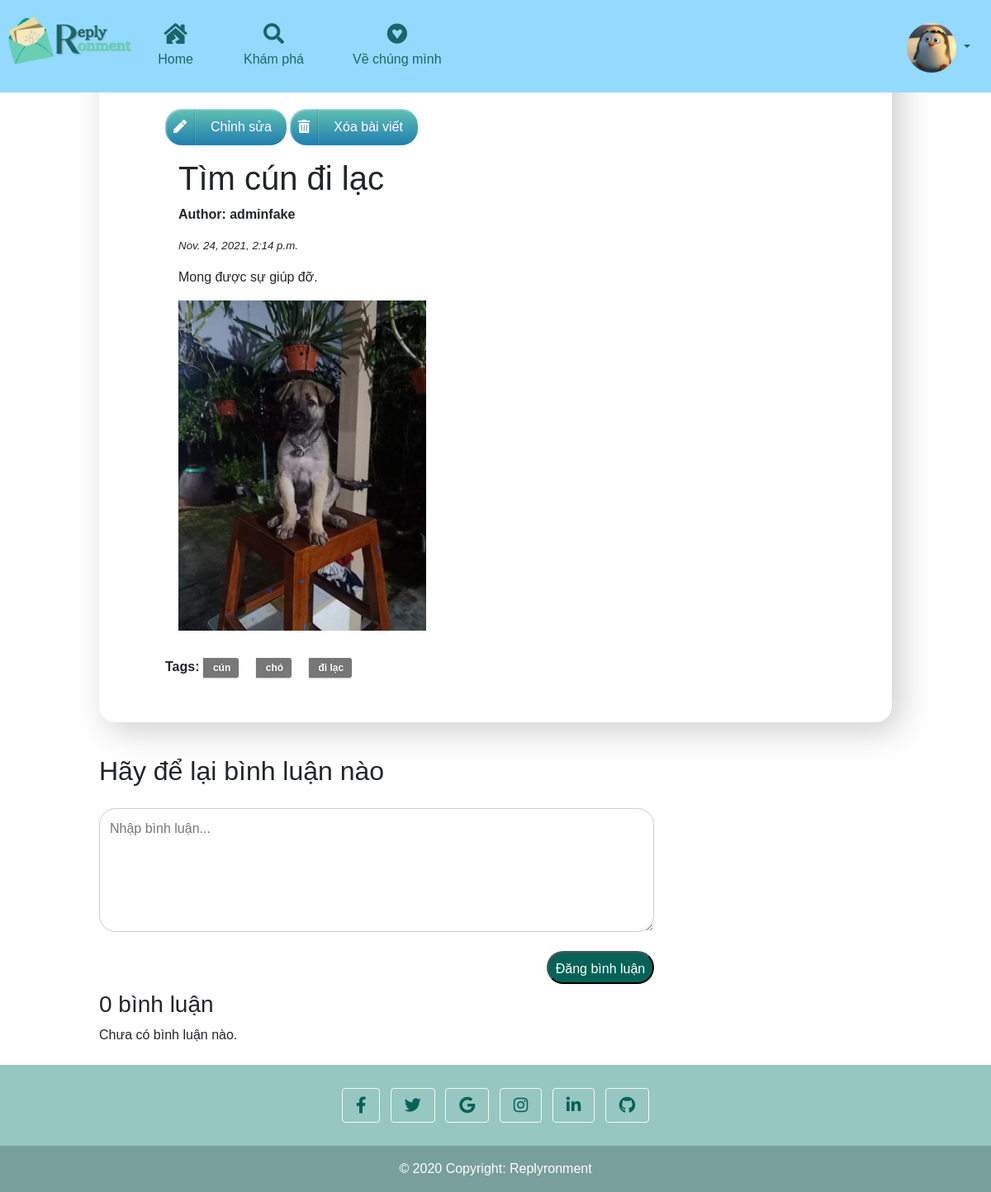
Screenshot of /Forum/adminfake-tim-cun-i-lac/ (signed in) with the database file from the repository.
### replyronment/models.py (models this page shows, shortened)
class Profile(models.Model):
    user = models.OneToOneField(User, on_delete=models.CASCADE)
    avatar = models.ImageField(default='earth.png', upload_to='profile_images')
    bio = models.TextField()
    score = models.IntegerField(default=0,validators=[MinValueValidator(0)])
    answered_ques = models.ManyToManyField('QuesModel', blank=True, related_name='Answered_Questions')
    Correct_ques = models.ManyToManyField('QuesModel', blank=True, related_name='Correct_Questions')
    Incorrect_ques = models.ManyToManyField('QuesModel', blank=True, related_name='Incorrect_Question')

class ForumPost(models.Model):
    slug = models.SlugField(max_length=200, unique=True,default='',null=True)
    title = models.CharField(max_length=100)
    author=models.ForeignKey(User,on_delete=models.CASCADE,related_name='anonymous')
    body = RichTextUploadingField()
    date = models.DateTimeField(auto_now_add=True)
    tag = TaggableManager()
    class Meta:
        ordering = ['-date']

### replyronment/views.py (the view)
# urls.py: path('Forum/<slug:slug>/', views.forum_postdetail, name='forumpostdetail'),
@login_required(login_url='/login')
def forum_postdetail(request,slug):
    post_forum = ForumPost.objects.get(slug=slug)
    comments = post_forum.forum_comments.filter(active=True)
    cmt_form = CommentForumForm(request.POST)
    new_cmt=None
    if cmt_form.is_valid():
        new_cmt=cmt_form.save(commit=False)
        new_cmt.forum_post = post_forum
        new_cmt.owner = request.user
        new_cmt.save()
    else:
        cmt_form = CommentForumForm()
    return render(request, 'html/forum_postdetail.html',{'post':post_forum,'comments':comments,'comment_form':cmt_form})

### replyronment/forms.py
class CommentForumForm(forms.ModelForm):
    body = forms.CharField(widget=forms.Textarea(attrs={'class': 'form-cmt', 'rows': 5,'Placeholder':'Nhập bình luận...'}))
    class Meta:
        model = CommentForum
        fields = ['body']

### replyronment/templates/html/forum_postdetail.html (shortened to what this page needs)
{% include "html/navbar.html" %} {% load static %} {% block content %}
<link rel="stylesheet" href="{%  static  'css/postdetail.css'  %}">
<div class="wrapper">
    <div class="container-bg">
        <div class="container-post">
            <div class="row">
                <div>
                    {% if post.author.username == request.user.username or request.user.is_staff %}
                    <a href="edit" class="css-button" style="margin-top:20px">
                        <span class="css-button-icon"><i class="fas fa-pen"></i></span>
                        <span class="css-button-text">Chỉnh sửa</span>
                    </a>
                    {% endif %}
                    <a href="{% url 'deletepost' post.slug %}" class="css-button">
                        <span class="css-button-icon"><i class="fas fa-trash-alt"></i></span>
                        <span class="css-button-text">Xóa bài viết</span>
                    </a>
                    <div class="card-body">
                        <h1>{% block title %} {{ post.title }} {% endblock title %}</h1>
                        <p class="author">Author: {{ post.author.username }}</p>
                        <p class="date">{{ post.date }}</p>
                        <p class="card-text ">{{ post.body | safe }}</p>
                    </div>
                </div>
            </div>
            <p>
                <strong>Tags:</strong> {% for tag in post.tag.all %}
                <a href="" class="tags">
                {{tag.name}}
            </a>
                {% endfor %}
            </p>
        </div>
        <h2 style="margin: 40px auto 20px auto;">Hãy để lại bình luận nào</h2>
        <form method="POST">
            <div class="content-cmt">
                {{ comment_form.body }}
            </div>
            <div class="right-btn-cmt">
                <input type="submit" class="btn-cmt" value="Đăng bình luận">
            </div>
        </form>
        {% with comments.count as total_comments %}
        <h3 class="mt-5">
            {{ total_comments }} bình luận
        </h3>
        {% endwith %} {% if not post.forum_comments.all %} Chưa có bình luận nào. {% else %} {% for comment in post.get_comments %} {% include 'html/forum_comment.html' with comment=comment %} {% endfor %} {% endif %}
    </div>
</div>
{% include "html/footer.html" %} {% endblock content %}

### replyronment/templates/html/navbar.html (shortened to what this page needs)
{% load static %}
<!DOCTYPE html>
<html lang="en">
<head>
    <link rel="stylesheet" href="https://use.fontawesome.com/releases/v5.10.2/css/all.css">
    <link rel="stylesheet" href="https://cdn.jsdelivr.net/npm/bootstrap@5.0.2/dist/css/bootstrap.min.css " rel="stylesheet ">
    <link rel="stylesheet" href="{%  static  'css/navbar.css'  %}">
</head>
<header>
    <div class="brand-logo">
        <a href="/"><img src="../../static/Images/logo.png" alt="Brand Logo"></a>
    </div>
    <nav>
        <ul class="navigation">
            <li class="left"><a href="/"><i class="fas fa-house-damage"></i> Home</a></li>
            <li class="left"><a href="/LandingPage"><i class="fas fa-search"></i> Khám phá</a></li>
            <li class="left"><a href="/Aboutus"><i class="fab fa-gratipay"></i> Về chúng mình</a></li>
            {% if user.is_authenticated %}
            <li class="dropdown">
                <a class="nav-link dropdown-toggle" href="#" id="navbarDropdownMenuLink" role="button" data-bs-toggle="dropdown" aria-expanded="false">
                    <img src="{{ user.profile.avatar.url }}" width="60" height="60" class="rounded-circle">
                </a>
            </li>
            {% else %}
            <li class="right"><a href="/register"><i class="fas fa-user-plus"></i> Đăng ký</a></li>
            <li class="right"><a href="/login"><i class="fas fa-sign-in-alt"></i> Đăng nhập</a></li>
            {% endif %}
        </ul>
    </nav>
</header>

### replyronment/static/css/navbar.css (style rules this page uses)
* { margin: 0; padding: 0; box-sizing: border-box; font-family: arial; }
a { text-decoration: none; }
header { height: 100%; width: 100%; float: left; background: #94DAFF; padding: 0 10px; z-index: 100; }
.brand-logo { max-width: 150px; float: left; padding: 20px 0px; }
.brand-logo img { max-width: 100%; }
.navigation { z-index: 100; margin: 0px; }
.navigation .left { list-style: none; float: left; }
.navigation li a { color: #1A6669; padding: 28px 15px; text-align: center; display: block; text-decoration: none; }
.navigation li a i { width: 100%; font-size: 25px; margin-bottom: 7px; }
.navigation .dropdown { list-style: none; float: right; }
.navigation .dropdown a { padding-bottom: 5px; }

### replyronment/static/css/postdetail.css (style rules this page uses)
.tags { display: inline-block; height: 24px; line-height: 24px; margin: 0 16px 8px 0; padding: 0 10px 0 12px; background: #777; -webkit-border-bottom-right-radius: 3px; border-bottom-right-radius: 3px; -webkit-border-top-right-radius: 3px; border-top-right-radius: 3px; -webkit-box-shadow: 0 1px 2px rgba(0, 0, 0, 0.2); box-shadow: 0 1px 2px rgba(0, 0, 0, 0.2); color: #fff; font-size: 12px; text-decoration: none; text-shadow: 0 1px 2px rgba(0, 0, 0, 0.2); font-weight: bold; }
.container-bg { padding: 2% 10% }
.container-post { padding: 30px 80px; background-color: #fff; box-shadow: 10px 10px 40px 0px rgba(0, 0, 0, 0.2); border-radius: 20px; }
.card-body .author { font-weight: bold; }
.card-body .date { font-style: italic; font-size: smaller }
textarea { width: 70%; height: 150px; padding: 12px; border: 1px solid #ccc; border-radius: 20px; box-sizing: border-box; margin-top: 6px; margin-bottom: 16px; }
.right-btn-cmt { width: 70%; }
.btn-cmt { float: right; text-decoration: none; display: block; border-radius: 40px; text-align: center; background-color: #056257; color: #ffffff; height: 40px; width: 130px; line-height: 40px; }
.css-button { color: #FFFFFF; font-size: 16px; border-radius: 20px; background: linear-gradient(180deg, #5CBFB2 5%, #207EAD 100%); text-shadow: 1px 1px 1px #528ecc; box-shadow: inset 1px 1px 2px 0px #bbdaf7; cursor: pointer; display: inline-flex; align-items: center; }
.css-button-icon { padding: 10px 10px; border-right: 1px solid rgba(255, 255, 255, 0.16); box-shadow: rgba(0, 0, 0, 0.14) -1px 0px 0px inset; }
.css-button-text { padding: 10px 18px; }
.card-body p img { width: 80%; height: auto; }

### rows the page displays
ForumPost: title "Tìm cún đi lạc", author.username "adminfake", date "Nov. 24, 2021, 2:14 p.m.", body "Mong được sự giúp đỡ.", body (picture)
Tag: name "cún"
Tag: name "chó"
Tag: name "đi lạc"

### other values shown
{{ total_comments }} "0"
